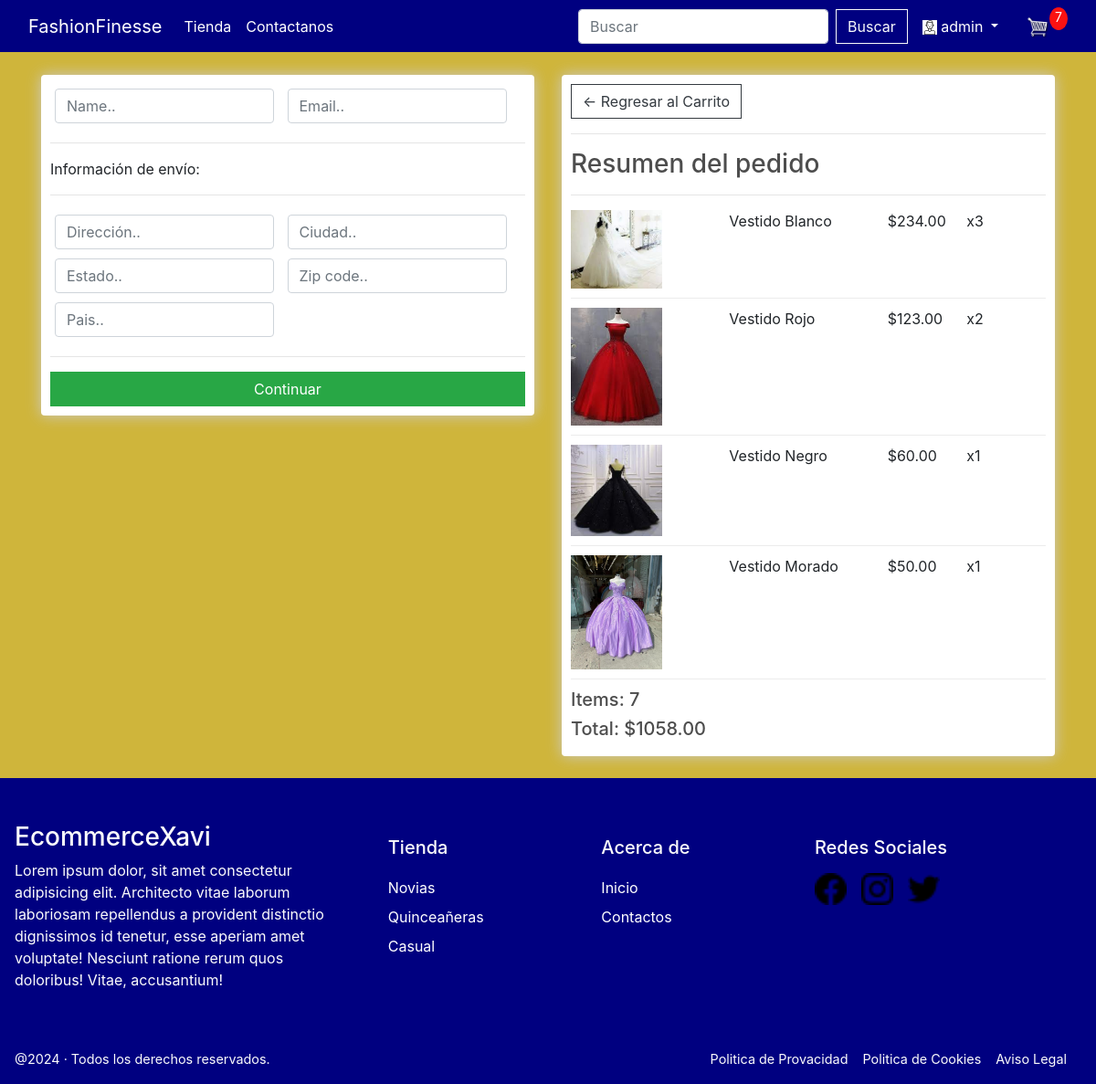
The page /checkout/ (signed in) on the database as committed earlier.
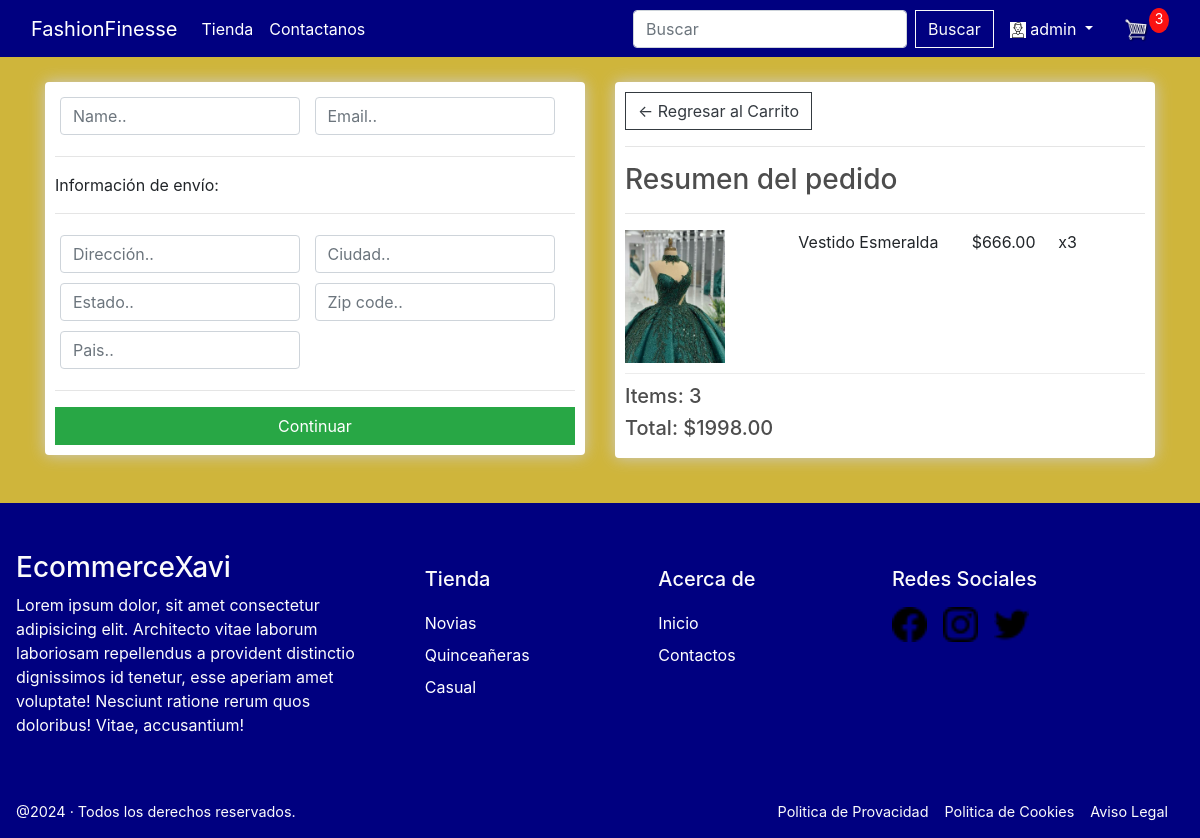
The same page on the database as committed later.
### store/models.py (models this page shows, shortened)
class OrderItem(models.Model):
    product = models.ForeignKey(Product, on_delete=models.SET_NULL, null=True)
    order = models.ForeignKey(Order, on_delete=models.SET_NULL, null=True)
    quantity = models.IntegerField(default=0, null=True, blank=True)
    date_added = models.DateTimeField(auto_now_add=True)
    @property
    def get_total(self):
        total = self.product.price * self.quantity
        return total

class Product(models.Model):
    name = models.CharField(max_length=200)
    price = models.FloatField()
    digital = models.BooleanField(default=False, null=True, blank=True)
    image = models.ImageField(null=True, blank=True)
    category = models.ForeignKey(Category, on_delete=models.SET_NULL, null=True, blank=True)
    @property
    def imageURL(self):
        try:
            url = self.image.url
        except:
            url = ''
        return url

class Order(models.Model):
    customer = models.ForeignKey(Customer, on_delete=models.SET_NULL, null=True, blank=True)
    date_ordered = models.DateTimeField(auto_now_add=True)
    complete = models.BooleanField(default=False)
    transaction_id = models.CharField(max_length=100, null=True)
    @property
    def shipping(self):
        shipping = False
        orderitems = self.orderitem_set.all()
        for i in orderitems:
            if i.product.digital == False:
                shipping = True
        return shipping
    @property
    def get_cart_total(self):
        orderitems = self.orderitem_set.all()
        total = sum([item.get_total for item in orderitems])
        return total
    @property
    def get_cart_items(self):
        orderitems = self.orderitem_set.all()
        total = sum([item.quantity for item in orderitems])
        return total

### store/views.py (the view)
# urls.py: path('checkout/', views.checkout, name="checkout"),
def checkout(request):
	data = cartData(request)
	cartItems = data['cartItems']
	order = data['order']
	items = data['items']
	context = {'items':items, 'order':order, 'cartItems':cartItems}
	return render(request, 'store/checkout.html', context)

### store/utils.py (called while the page is built)
def cartData(request):
	if request.user.is_authenticated:
		customer = request.user.customer
		order, created = Order.objects.get_or_create(customer=customer, complete=False)
		items = order.orderitem_set.all()
		cartItems = order.get_cart_items
	else:
		cookieData = cookieCart(request)
		cartItems = cookieData['cartItems']
		order = cookieData['order']
		items = cookieData['items']
	return {'cartItems':cartItems ,'order':order, 'items':items}

### store/templates/store/checkout.html (shortened to what this page needs)
{% extends 'store/main.html' %}
{% load static %}
{% block content %}
<div class="row">
	<div class="col-lg-6">
		<div class="box-element" id="form-wrapper">
			<form id="form">
				<div id="user-info">
					{% if user.is_authenticated %}
					<div class="form-field">
						<input required class="form-control" type="text" name="name" placeholder="Name..">
					</div>
					<div class="form-field">
						<input required class="form-control" type="email" name="email" placeholder="Email..">
					</div>
					{% else %}
					<h4>Debe registrarse o iniciar sesión</h4>
					{% endif %}
				</div>
				<div id="shipping-info">
					<hr>
					<p>Información de envío:</p>
					<hr>
					<div class="form-field">
						<input class="form-control" type="text" name="address" placeholder="Dirección..">
					</div>
					<div class="form-field">
						<input class="form-control" type="text" name="city" placeholder="Ciudad..">
					</div>
					<div class="form-field">
						<input class="form-control" type="text" name="state" placeholder="Estado..">
					</div>
					<div class="form-field">
						<input class="form-control" type="text" name="zipcode" placeholder="Zip code..">
					</div>
					<div class="form-field">
						<input class="form-control" type="text" name="country" placeholder="Pais..">
					</div>
				</div>
				<hr>
				{% if user.is_authenticated %}
				<input id="form-button" class="btn btn-success btn-block" type="submit" value="Continuar">
				{% endif %}
			</form>
		</div>
		<br>
	</div>
	<div class="col-lg-6">
		<div class="box-element">
			<a class="btn btn-outline-dark" href="{% url 'cart' %}">&#x2190; Regresar al Carrito</a>
			<hr>
			<h3>Resumen del pedido</h3>
			<hr>
			{% for item in items %}
			<div class="cart-row">
				<div style="flex:2"><img class="row-image" src="{{item.product.imageURL}}"></div>
				<div style="flex:2">
					<p>{{item.product.name}}</p>
				</div>
				<div style="flex:1">
					<p>${{item.product.price|floatformat:2}}</p>
				</div>
				<div style="flex:1">
					<p>x{{item.quantity}}</p>
				</div>
			</div>
			{% endfor %}
			<h5>Items: {{order.get_cart_items}}</h5>
			<h5>Total: ${{order.get_cart_total|floatformat:2}}</h5>
		</div>
	</div>
</div>
{% endblock content %}

### store/templates/store/main.html (shortened to what this page needs)
<!DOCTYPE html>
{% load static %}
<html lang="en">
<head>
  <link rel="stylesheet" href="https://stackpath.bootstrapcdn.com/bootstrap/4.4.1/css/bootstrap.min.css"
>
  <link rel="stylesheet" type="text/css" href="{% static 'css/main.css' %}">
</head>
<body>
  <nav class="navbar navbar-expand-lg fixed-top navbar-dark" aria-label="Main navigation">
    <div class="container-fluid">
      <a class="navbar-brand" href="{% url 'store' %}">FashionFinesse</a>
      <div class="collapse navbar-collapse" id="navbarSupportedContent">
        <ul class="navbar-nav mr-auto">
          <li class="nav-item active">
            <a class="nav-link" href="{% url 'store' %}">Tienda<span class="sr-only">(current)</span></a>
          </li>
          <li class="nav-item active">
            <a href="{% url 'contact' %}" class="nav-link">Contactanos</a>
          </li>
        </ul>
        <div class="form-inline my-2 my-lg-0">
          <form class="form-inline" id="search-form">
            <input class="form-control mr-sm-2" type="search" placeholder="Buscar" aria-label="Search"
              id="search-input">
            <button class="btn btn-outline-light my-2 my-sm-0" type="submit">Buscar</button>
          </form>
          {% if user.is_authenticated %}
          <div class="dropdown">
              <a class="nav-link active text-white dropdown-toggle" data-toggle="dropdown" aria-expanded="false" href="#">
                <img style="background-color: white;" src="{% static 'images/user.png' %}" alt="user">
                {{user.username}}
              </a>
          </div>
          {% else %}
          <a href="{% url 'login' %}" class="nav-link active text-white">Iniciar Sesion</a>
          {% endif %}
          <a href="{% url 'cart' %}">
            <img id="cart-icon" src="{% static 'images/cart.png' %}">
          </a>
          <p id="cart-total">{{cartItems}}</p>
        </div>
      </div>
    </div>
  </nav>
  <br>
  <div class="container mt-5">
    {% block content %}
    {% endblock content %}
  </div>
  <br>
  <footer class="footer">
    <div class="wrap-footer">
      <div class="text-element-footer element-footer">
        <h3 class="main-c">EcommerceXavi</h3>
        <p>Lorem ipsum dolor, sit amet consectetur adipisicing elit. Architecto vitae laborum laboriosam repellendus a
          provident distinctio dignissimos id tenetur, esse aperiam amet voluptate! Nesciunt ratione rerum quos
          doloribus! Vitae, accusantium!</p>
      </div>
      <div class="text-element-footer element-footer link-elements-footer">
        <h5 class="foh5">Tienda</h5>
        <ul>
          <li><a href="">Novias</a></li>
          <li><a href="">Quinceañeras</a></li>
          <li><a href="">Casual</a></li>
        </ul>
      </div>
      <div class="text-element-footer element-footer link-elements-footer">
        <h5 class="foh5">Acerca de</h5>
        <ul>
          <li><a href="{% url 'store' %}">Inicio</a></li>
          <li><a href="{% url 'contact' %}">Contactos</a></li>
        </ul>
      </div>
      <div class="rrss-element-footer element-footer">
        <h5 class="foh5">Redes Sociales</h5>
        <ul>
          <li>
            <a href="https://www.facebook.com/">
              <img src="{% static 'images/rs/facebook.png' %}" alt="">
            </a>
          </li>
          <li>
            <a href="https://www.instagram.com/">
              <img src="{% static 'images/rs/instagram.png' %}" alt="">
            </a>
          </li>
          <li>
            <a href="https://www.twitter.com/">
              <img src="{% static 'images/rs/twitter.png' %}" alt="">
            </a>
          </li>
        </ul>
      </div>
    </div>
    <div class="footer-creds">
      <div class="copy-creds">
        <p>@2024 · Todos los derechos reservados. </p>
      </div>
      <div class="legal-creds">
        <ul>
          <li><a href="#">Politica de Provacidad</a></li>
          <li><a href="#">Politica de Cookies</a></li>
          <li><a href="#">Aviso Legal</a></li>
        </ul>
      </div>
    </div>
  </footer>
</body>
</html>

Rows that differ between the two databases and show on the page:
removed OrderItem: product.imageURL (picture), product.name "Vestido Blanco", product.price "234.00", quantity "3"
removed OrderItem: product.imageURL (picture), product.name "Vestido Rojo", product.price "123.00", quantity "2"
removed OrderItem: product.imageURL (picture), product.name "Vestido Negro", product.price "60.00", quantity "1"
removed OrderItem: product.imageURL (picture), product.name "Vestido Morado", product.price "50.00", quantity "1"
added OrderItem: product.imageURL (picture), product.name "Vestido Esmeralda", product.price "666.00", quantity "3"
computed for Order: get_cart_items "7" → "3"; get_cart_total "1058.00" → "1998.00"
Other text that changed with them:
{{ cartItems }}: "7" → "3"
